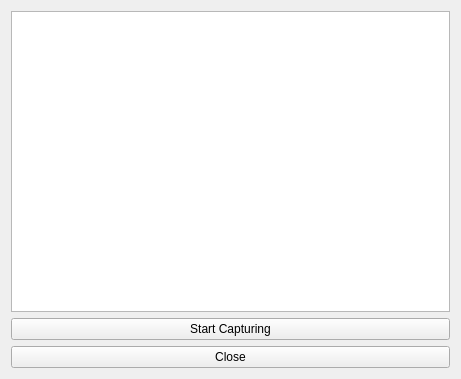
<?xml version="1.0" encoding="UTF-8"?>
<ui version="4.0">
 <class>RealTimeDataDisplayerClass</class>
 <widget class="QWidget" name="RealTimeDataDisplayerClass">
  <property name="geometry">
   <rect>
    <x>0</x>
    <y>0</y>
    <width>461</width>
    <height>379</height>
   </rect>
  </property>
  <property name="windowTitle">
   <string>RealTimeDataDisplayer</string>
  </property>
  <layout class="QVBoxLayout" name="verticalLayout">
   <item>
    <widget class="QGraphicsView" name="graphicsView"/>
   </item>
   <item>
    <widget class="QPushButton" name="start_button">
     <property name="text">
      <string>Start Capturing</string>
     </property>
    </widget>
   </item>
   <item>
    <widget class="QPushButton" name="done_button">
     <property name="text">
      <string>Close</string>
     </property>
    </widget>
   </item>
  </layout>
 </widget>
 <layoutdefault spacing="6" margin="11"/>
 <resources/>
 <connections/>
</ui>
